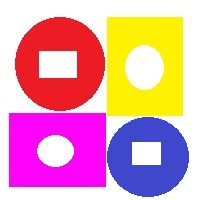
%> input picture praticas/praticaProva_Unidade2/prv2.jpg, 200 x 200 px
$ octave Teste01.m   (GNU Octave 9; MATLAB toolbox functions it lacks are replaced by stand-ins)
%> lines starting %> are read from the running program, lines starting %| are printed output that depends on the picture; in (x1, y1, x2, y2) boxes, pixels count from 0 and x2, y2 are one past the last pixel; in counts of white or black regions, pixels touching at a corner belong together; the program's own positions count from 1
clear all
close all
pkg load image

im = imread('C:\Users\Tuany Mariah\Google Drive\TADS\2018.1\Processamento Digital de Imagens\praticas\praticaProva_Unidade2\prv2.jpg');
%> im is the input picture: size 200x200x3 uint8; mean R, G, B 228, 160.5, 176.9
figure('name', 'Imagem Original'), imshow(im);

fig = ones(size(im,1),size(im,2));
r = im(:,:,1);
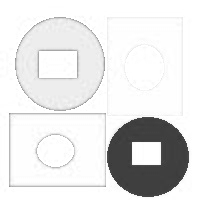
%> r: size 200x200 uint8; min 54, max 255, mean 228
%% pegando a cor amarela
for i = 1:size(im, 1)
  for j = 1:size(im, 2)
    if im(i,j,1) > 200 && im(i,j,2)>200 && im(i,j,3)<130
      fig(i,j)=1;
      elseif im(i,j,1) > 150 && im(i,j,2)<100 && im(i,j,3)>150
      fig(i,j)=1;
      else
      fig(i,j)=0;
    endif
  endfor
endfor
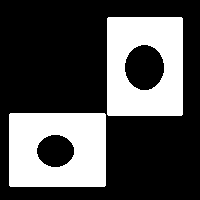
%> fig: size 200x200 double; values 0 (black) and 1 (white), 31% white; 2 white regions, box (x1, y1, x2, y2) and area: (9, 113, 106, 187) 6252, (107, 17, 183, 116) 6149
figure('name', 'Imagem Mascara'), imshow(fig);

%%construcao do elementro estruturante (EE)
B = [1 1 1; 1 1 1; 1 1 1];

figee = fig;

for i=2:size(fig,1)-1
  for j=2:size(fig,2)-1
    if(fig(i,j)==1)
      vizA = [fig(i-1,j-1) fig(i-1,j) fig(i-1,j+1);...
            fig(i,j-1) fig(i,j) fig(i,j+1);...
            fig(i+1,j-1) fig(i+1,j) fig(i+1,j+1)];
      if (sum(sum(vizA==B))!=9)
        figee(i,j)=0;
      end
    end
  end
end
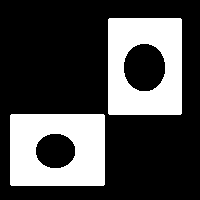
%> figee: size 200x200 double; values 0 (black) and 1 (white), 28.5% white; 2 white regions, box (x1, y1, x2, y2) and area: (10, 114, 105, 186) 5772, (108, 18, 182, 115) 5631
%> after the loop, vizA = [1 1 1; 1 1 0; 0 0 0]

figure('Name','Imagem Erodida')
imshow(figee)

imComBorda = fig - figee;
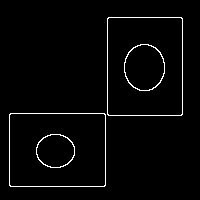
%> imComBorda: size 200x200 double; values 0 (black) and 1 (white), 2.5% white in thin lines or dots, all inside (x1, y1, x2, y2) = (9, 17, 183, 187)

figure('Name','Imagem Final Com Borda')
imshow(imComBorda)
